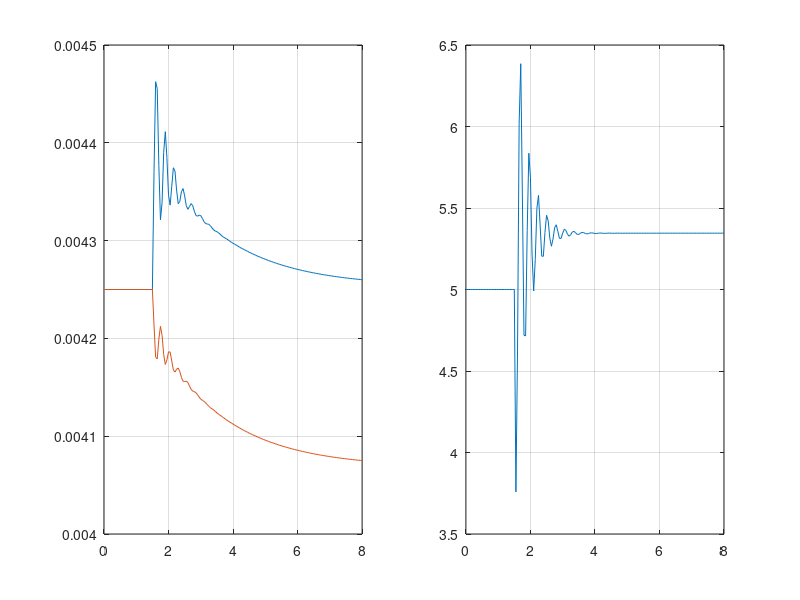
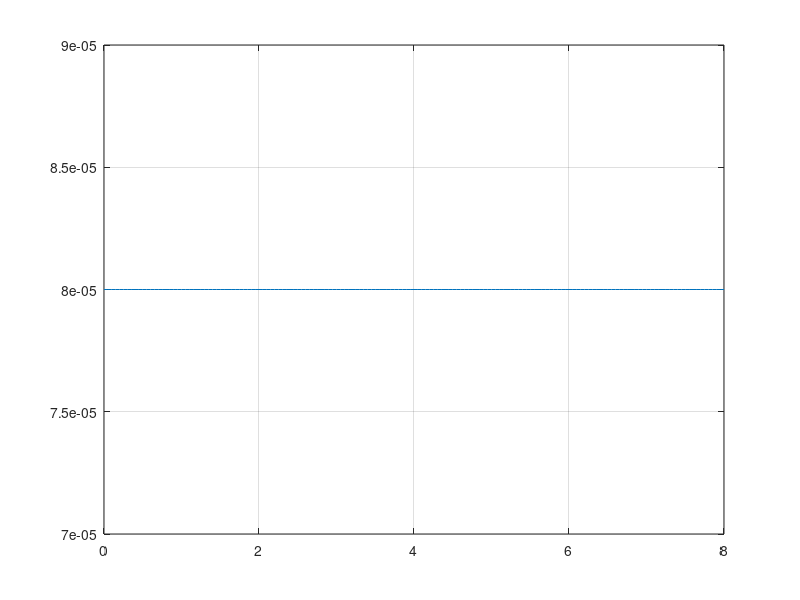

These figures' MATLAB source, in order:
clc
% clear

% % L=86.49;%%%68.147
% % D=6.54e-2;%%%6.271e-2
% % b=375;
% % tau=1.72e-2;
% % g=9.81;
% % A=pi*(D/2)^2;
% % % A=pi*((1*2.54)/2)^2;
% % muu=tau/(2*D*A);
% % f=0.0226;

L=85;%%%68.147 m
D=6.35e-2;%%%6.271e-2 m
b=407.75;
% tau=1.72e-2;
tau=1;
g=9.81;%%gravedad
A=pi*(D/2)^2;%%area de tuberia m^2
% A=pi*((1*2.54)/2)^2;
muu=tau/(2*D*A);
f=0.0226;

XX=[];
ts=50e-3;
tf=8;

%%%condiciones iniciales
Q1=4.25e-3;
Q2=4.25e-3;
% rho=(2.7e-5);
rho=(8e-5);
H2=5;
%%%

%%%%fuga
pul1=1.5;
u1=[ones(pul1/ts+1,1)*6.4
    ones(30/ts,1)*6];%14.15;
u2=[ones(pul1/ts+1,1)*3.6
    ones(30/ts,1)*3.4];%7.15;
dz1=[ones(pul1/ts,1)*0
    ones(30/ts,1)*(20)];

jj=1;

for i=0:ts:tf
    
%     if(dz1(jj)==0)
% %         dQ1=-f*muu*Q1*abs(Q1);
% %         dQ2=-f*muu*Q2*abs(Q2);
%         dH2=0;
%         dQ1=0;
%         dQ2=0;
%     else
%         dQ1=-((g*A)/dz1(jj))*(H2-u1(jj))-f*muu*Q1*abs(Q1);
%         dH2=-((b^2)/(g*A*dz1(jj)))*(Q2-Q1+rho*(H2)^0.5);
%         dQ2=-((g*A)/(L-dz1(jj)))*(u2(jj)-H2)-f*muu*Q2*abs(Q2);
%     end
    
    
    
    XX=[XX;Q1 H2 Q2 dz1(jj) rho];        
    
    if(dz1(jj)==0)
        dH2=0;
        dQ1=0;
        dQ2=0;
        ddz1=0;
        drho=0;
        
        Q1=dQ1*ts+Q1;
        H2=dH2*ts+H2;    
        Q2=dQ2*ts+Q2;
%     dz1=ddz1*ts+dz1(jj);
        rho=drho*ts+rho;
    
    else
        dQ1=-((g*A)/dz1(jj))*(H2-u1(jj))-f*muu*Q1*abs(Q1);
        dH2=-((b^2)/(g*A*dz1(jj)))*(Q2-Q1+rho*(H2)^0.5);
        dQ2=-((g*A)/(L-dz1(jj)))*(u2(jj)-H2)-f*muu*Q2*abs(Q2);
        
        x11=dQ1;
        x12=dH2;
        x13=dQ2;
        
        x21=-((g*A)/dz1(jj))*((H2+ts*x12/2)-u1(jj))-f*muu*(Q1+ts*x11/2)*abs(Q1+ts*x11/2);
        x22=-((b^2)/(g*A*dz1(jj)))*((Q2+ts*x13/2)-(Q1+ts*x11/2)+rho*(H2+ts*x12/2)^0.5);
        x23=-((g*A)/(L-dz1(jj)))*(u2(jj)-(H2+ts*x12/2))-f*muu*(Q2+ts*x13/2)*abs(Q2+ts*x13/2);
        
        x31=-((g*A)/dz1(jj))*((H2+ts*x22/2)-u1(jj))-f*muu*(Q1+ts*x21/2)*abs(Q1+ts*x21/2);
        x32=-((b^2)/(g*A*dz1(jj)))*((Q2+ts*x23/2)-(Q1+ts*x21/2)+rho*(H2+ts*x22/2)^0.5);
        x33=-((g*A)/(L-dz1(jj)))*(u2(jj)-(H2+ts*x22/2))-f*muu*(Q2+ts*x23/2)*abs(Q2+ts*x23/2);
        
        x41=-((g*A)/dz1(jj))*((H2+ts*x32)-u1(jj))-f*muu*(Q1+ts*x31)*abs(Q1+ts*x31);
        x42=-((b^2)/(g*A*dz1(jj)))*((Q2+ts*x33)-(Q1+ts*x31)+rho*(H2+ts*x32)^0.5);
        x43=-((g*A)/(L-dz1(jj)))*(u2(jj)-(H2+ts*x32))-f*muu*(Q2+ts*x33)*abs(Q2+ts*x33);
        
        Q1=(ts/6)*(x11+2*x21+2*x31+x41)+Q1;
        H2=(ts/6)*(x12+2*x22+2*x32+x42)+H2;
        Q2=(ts/6)*(x13+2*x23+2*x33+x43)+Q2;
        
        ddz1=0;
        drho=0;
        
        %     dz1=ddz1*ts+dz1(jj);
        rho=drho*ts+rho;

    end

    jj=jj+1;
end

t=0:ts:tf;
%%

figure(1)
subplot(121),plot(t, [XX(:,1) XX(:,3)]),grid
subplot(122),plot(t, [XX(:,2)]),grid
% subplot(222),plot(t, XX(:,2))
% subplot(223),plot(t, XX(:,3))
% subplot(224),plot(t, XX(:,4))

figure(2)
plot(t,XX(:,5)),grid